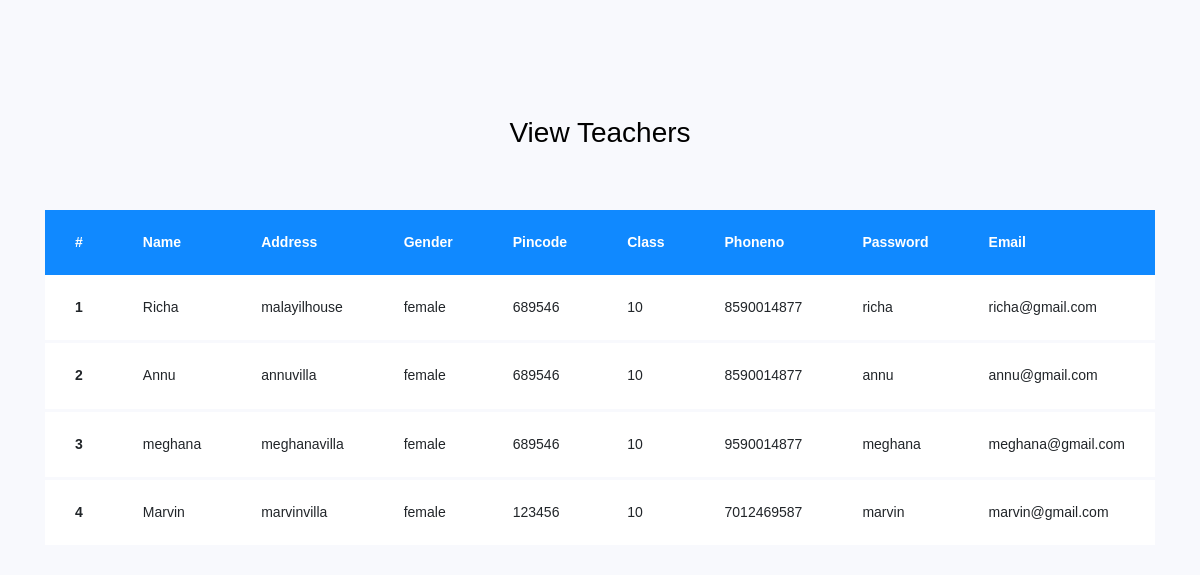
Screenshot of /teachers/ with the database file from the repository.
### myapp/models.py (models this page shows, shortened)
class teacherreg(models.Model):
    name = models.CharField(max_length=50)
    address = models.CharField(max_length=50)
    gender = models.CharField(max_length=50)
    birth_date = models.CharField(max_length=50)
    pincode = models.IntegerField()
    Class = models.CharField(max_length=50)
    subject =models.CharField(max_length=50,null=True)
    phoneno=models.IntegerField(null=True)
    email = models.EmailField()
    password = models.CharField(max_length=50)
    rights = models.CharField(max_length=35, default='teacher')

### myapp/views.py (the view)
# urls.py: path("teachers/",views.teachers),
def teachers(request):
    tchr=teacherreg.objects.filter(rights='teacher')
    return render(request,"teachers.html",{'tchr':tchr})

### myapp/templates/teachers.html (shortened to what this page needs)
<!doctype html>
{% load static %}
<html lang="en">
  <head>
	<link rel="stylesheet" href="https://stackpath.bootstrapcdn.com/font-awesome/4.7.0/css/font-awesome.min.css">
	<link rel="stylesheet" href="{% static 'teachers/css/style.css' %}">
	</head>
	<body>
	<section class="ftco-section">
		<div class="container">
			<div class="row justify-content-center">
				<div class="col-md-6 text-center mb-5">
					<h2 class="heading-section">View Teachers</h2>
				</div>
			</div>
			<div class="row">
				<div class="col-md-12">
					<div class="table-wrap">
						<table class="table">
						  <thead class="thead-primary">
						    <tr>
						      <th>#</th>
						      <th>Name</th>
								<th>Address</th>
						      <th>Gender</th>
								<th>Pincode</th>
						      <th>Class</th>
						      <th>Phoneno</th>
						      <th>Password</th>
								<th>Email</th>
						    </tr>
						  </thead>
						  <tbody>
						  {% for i in tchr %}
						    <tr>
						      <th scope="row">{{forloop.counter}}</th>
						      <td>{{i.name}}</td>
						      <td>{{i.address}}</td>
						      <td>{{i.gender}}</td>
						      <td>{{i.pincode}}</td>
						      <td>{{i.Class}}</td>
								<td>{{i.phoneno}}</td>
						      <td>{{i.password}}</td>
						      <td>{{i.email}}</td>
						    </tr>
						    {% endfor %}
						  </tbody>
						</table>
					</div>
				</div>
			</div>
		</div>
	</section>
	</body>
</html>

### rows the page displays
teacherreg: name "Richa", address "malayilhouse", gender "female", pincode "689546", Class "10", phoneno "8590014877", password "richa", email "richa@gmail.com"
teacherreg: name "Annu", address "annuvilla", gender "female", pincode "689546", Class "10", phoneno "8590014877", password "annu", email "annu@gmail.com"
teacherreg: name "meghana", address "meghanavilla", gender "female", pincode "689546", Class "10", phoneno "9590014877", password "meghana", email "meghana@gmail.com"
teacherreg: name "Marvin", address "marvinvilla", gender "female", pincode "123456", Class "10", phoneno "7012469587", password "marvin", email "marvin@gmail.com"
